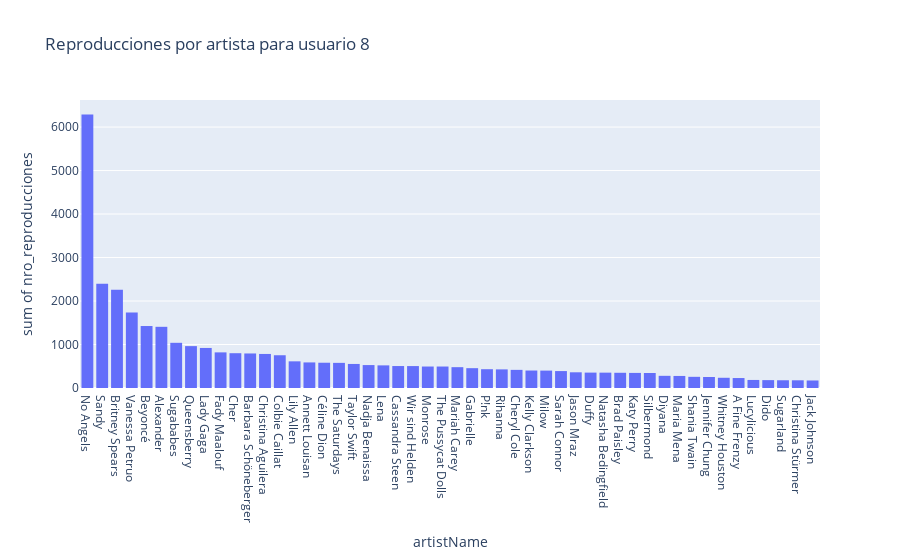

Source (notebook cell):
### Markdown cell above
#### 2.3 Para el usuario 8 (`userID==8`) ¿cuál es la distribución de reproducción de artistas basado en el número de reproducciones relativas?. Presente sus resultados usando tablas y/o gráficas. ¿Encuentra algún patrón en los artistas que escucha y las veces que reproduce? ¿Podemos decir algo de sus preferencias?

### Code cell
# Utilice este espacio para escribir el código.
user_data = users_artists[users_artists['userID'] == 8]

fig = px.histogram(user_data.sort_values(by='nro_reproducciones', ascending=False), x='artistName', y='nro_reproducciones', title=f'Reproducciones por artista para usuario 8')
fig.show()

### Figure 1 — Plotly figure (JSON) as saved in the notebook; plotly's stock layout.template omitted (floating-point values rounded to 4 significant figures)
{"data": [{"alignmentgroup": "True", "bingroup": "x", "histfunc": "sum", "hovertemplate": "artistName=%{x}<br>sum of nro_reproducciones=%{y}<extra></extra>", "legendgroup": "", "marker": {"color": "#636efa", "pattern": {"shape": ""}}, "name": "", "offsetgroup": "", "orientation": "v", "showlegend": false, "type": "histogram", "x": ["No Angels", "Sandy", "Britney Spears", "Vanessa Petruo", "Beyoncé", "Alexander", "Sugababes", "Queensberry", "Lady Gaga", "Fady Maalouf", "Cher", "Barbara Schöneberger", "Christina Aguilera", "Colbie Caillat", "Lily Allen", "Annett Louisan", "Céline Dion", "The Saturdays", "Taylor Swift", "Nadja Benaissa", "Lena", "Cassandra Steen", "Wir sind Helden", "Monrose", "The Pussycat Dolls", "Mariah Carey", "Gabrielle", "P!nk", "Rihanna", "Cheryl Cole", "Kelly Clarkson", "Milow", "Sarah Connor", "Jason Mraz", "Duffy", "Natasha Bedingfield", "Brad Paisley", "Katy Perry", "Silbermond", "Diyana", "Maria Mena", "Shania Twain", "Jennifer Chung", "Whitney Houston", "A Fine Frenzy", "Lucylicious", "Dido", "Sugarland", "Christina Stürmer", "Jack Johnson"], "xaxis": "x", "y": [6291, 2396, 2258, 1735, 1425, 1407, 1039, 963, 921, 819, 800, 794, 783, 753, 613, 588, 581, 578, 553, 527, 520, 505, 504, 494, 494, 479, 456, 432, 428, 417, 402, 400, 389, 361, 354, 353, 350, 347, 345, 280, 277, 257, 253, 235, 229, 185, 181, 178, 177, 173], "yaxis": "y"}], "layout": {"barmode": "relative", "legend": {"tracegroupgap": 0}, "title": {"text": "Reproducciones por artista para usuario 8"}, "xaxis": {"anchor": "y", "domain": [0, 1], "title": {"text": "artistName"}}, "yaxis": {"anchor": "x", "domain": [0, 1], "title": {"text": "sum of nro_reproducciones"}}}}
